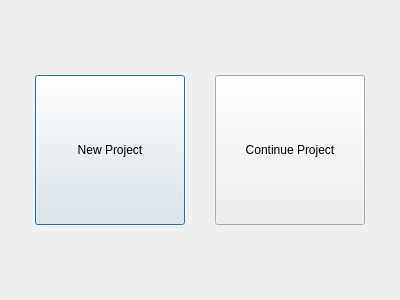
<?xml version="1.0" encoding="UTF-8"?>
<ui version="4.0">
 <class>Dialog</class>
 <widget class="QDialog" name="Dialog">
  <property name="geometry">
   <rect>
    <x>0</x>
    <y>0</y>
    <width>400</width>
    <height>300</height>
   </rect>
  </property>
  <property name="windowTitle">
   <string>Dialog</string>
  </property>
  <layout class="QGridLayout" name="gridLayout">
   <item row="1" column="1">
    <widget class="QPushButton" name="button_new">
     <property name="minimumSize">
      <size>
       <width>150</width>
       <height>150</height>
      </size>
     </property>
     <property name="text">
      <string>New Project</string>
     </property>
    </widget>
   </item>
   <item row="1" column="3">
    <widget class="QPushButton" name="button_continue">
     <property name="minimumSize">
      <size>
       <width>150</width>
       <height>150</height>
      </size>
     </property>
     <property name="text">
      <string>Continue Project</string>
     </property>
    </widget>
   </item>
   <item row="0" column="1">
    <spacer name="verticalSpacer_2">
     <property name="orientation">
      <enum>Qt::Vertical</enum>
     </property>
     <property name="sizeHint" stdset="0">
      <size>
       <width>20</width>
       <height>40</height>
      </size>
     </property>
    </spacer>
   </item>
   <item row="1" column="2">
    <spacer name="horizontalSpacer">
     <property name="orientation">
      <enum>Qt::Horizontal</enum>
     </property>
     <property name="sizeHint" stdset="0">
      <size>
       <width>40</width>
       <height>20</height>
      </size>
     </property>
    </spacer>
   </item>
   <item row="2" column="1">
    <spacer name="verticalSpacer">
     <property name="orientation">
      <enum>Qt::Vertical</enum>
     </property>
     <property name="sizeHint" stdset="0">
      <size>
       <width>20</width>
       <height>40</height>
      </size>
     </property>
    </spacer>
   </item>
   <item row="1" column="0">
    <spacer name="horizontalSpacer_2">
     <property name="orientation">
      <enum>Qt::Horizontal</enum>
     </property>
     <property name="sizeHint" stdset="0">
      <size>
       <width>40</width>
       <height>20</height>
      </size>
     </property>
    </spacer>
   </item>
   <item row="1" column="4">
    <spacer name="horizontalSpacer_3">
     <property name="orientation">
      <enum>Qt::Horizontal</enum>
     </property>
     <property name="sizeHint" stdset="0">
      <size>
       <width>40</width>
       <height>20</height>
      </size>
     </property>
    </spacer>
   </item>
  </layout>
 </widget>
 <resources/>
 <connections/>
</ui>
